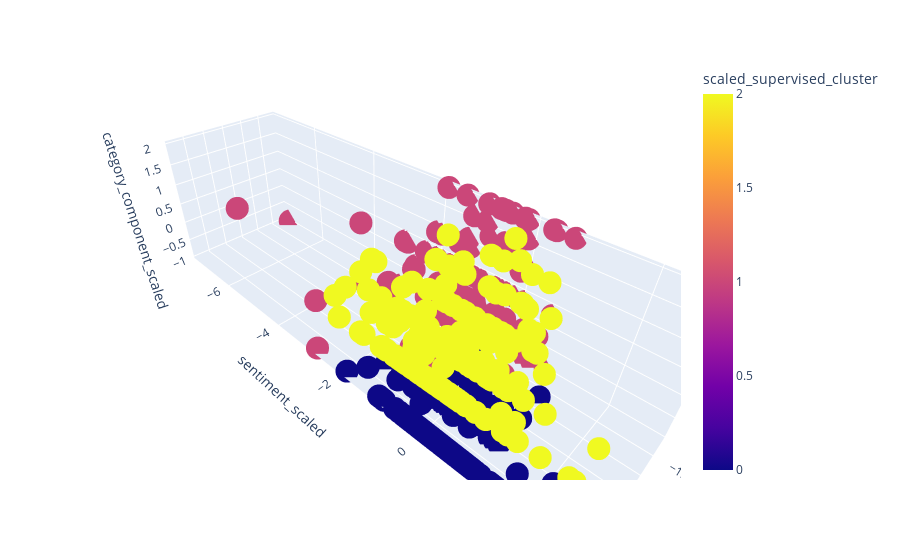

This figure's notebook cell:
### Code cell
fig = px.scatter_3d(tsne_embeddings_df.head(500), x='stars_scaled', y='sentiment_scaled', z='category_component_scaled', color='scaled_supervised_cluster',
                    hover_data=['review', 'general_category', 'stars', 'sentiment'])

fig.show()

### Figure 1 — Plotly figure (JSON) as saved in the notebook; plotly's stock layout.template omitted (floating-point values rounded to 4 significant figures; data arrays with more than 128 entries replaced by an {"elided": "..."} marker saying what was removed)
{"data": [{"customdata": {"elided": "500x4 mixed values"}, "hovertemplate": "stars_scaled=%{x}<br>sentiment_scaled=%{y}<br>category_component_scaled=%{z}<br>review=%{customdata[0]}<br>general_category=%{customdata[1]}<br>stars=%{customdata[2]}<br>sentiment=%{customdata[3]}<br>scaled_supervised_cluster=%{marker.color}<extra></extra>", "legendgroup": "", "marker": {"color": {"elided": "500 int values"}, "coloraxis": "coloraxis", "symbol": "circle"}, "mode": "markers", "name": "", "scene": "scene", "showlegend": false, "type": "scatter3d", "x": {"elided": "500 float values"}, "y": {"elided": "500 float values"}, "z": {"elided": "500 float values"}}], "layout": {"coloraxis": {"colorbar": {"title": {"text": "scaled_supervised_cluster"}}, "colorscale": [[0.0, "#0d0887"], [0.1111, "#46039f"], [0.2222, "#7201a8"], [0.3333, "#9c179e"], [0.4444, "#bd3786"], [0.5556, "#d8576b"], [0.6667, "#ed7953"], [0.7778, "#fb9f3a"], [0.8889, "#fdca26"], [1.0, "#f0f921"]]}, "legend": {"tracegroupgap": 0}, "margin": {"t": 60}, "scene": {"domain": {"x": [0.0, 1.0], "y": [0.0, 1.0]}, "xaxis": {"title": {"text": "stars_scaled"}}, "yaxis": {"title": {"text": "sentiment_scaled"}}, "zaxis": {"title": {"text": "category_component_scaled"}}}}}
